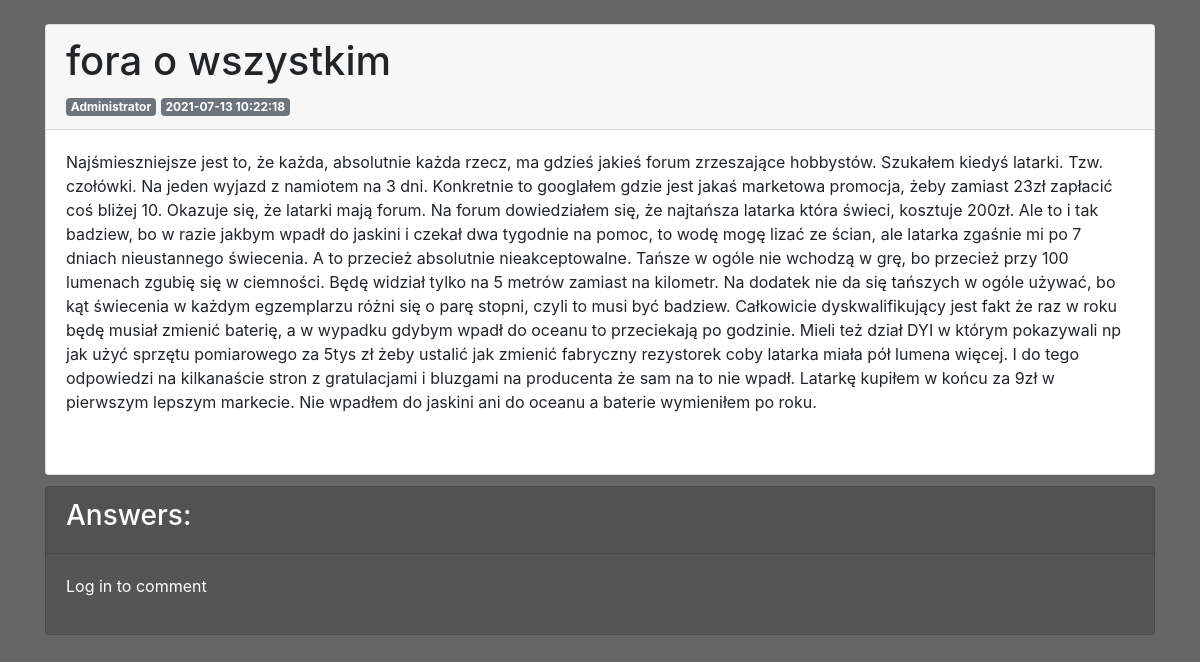
/post/1, run on an earlier commit of the app's database.
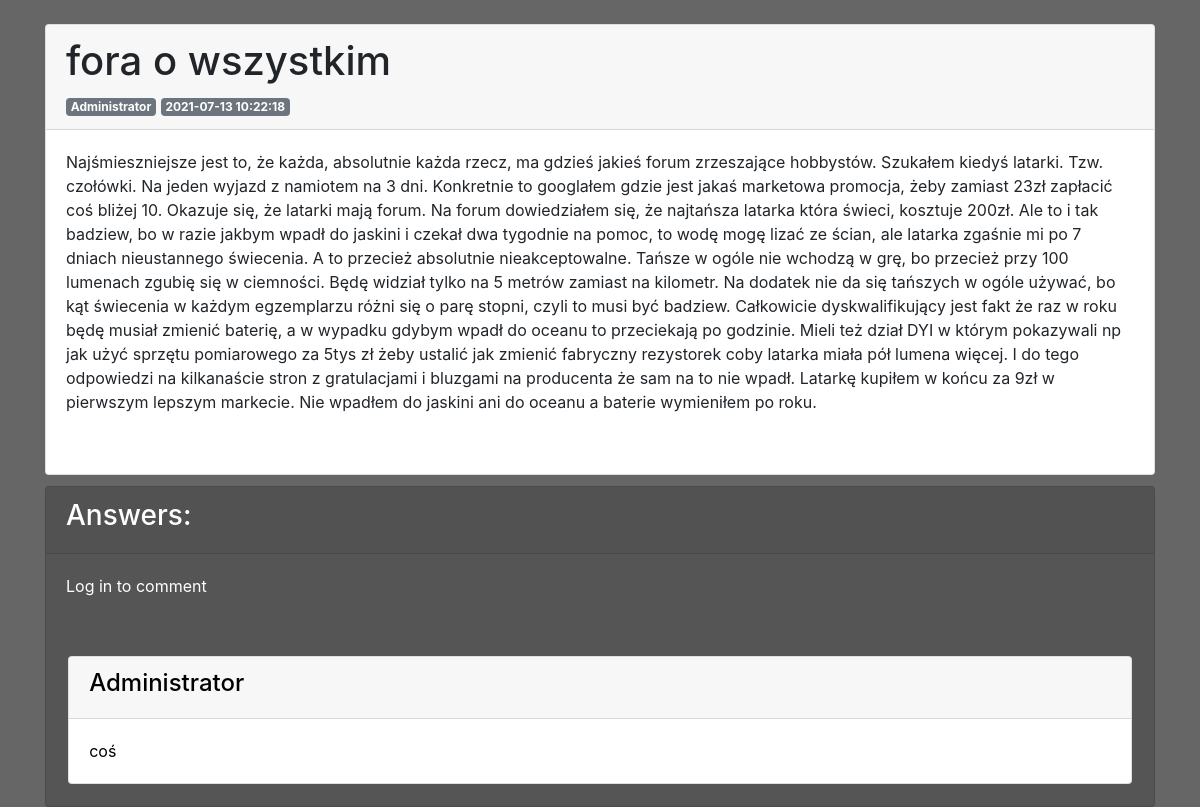
And on a later commit of the database.
### app.py (models this page shows, shortened)
class Post(Base):
     __tablename__="posty"
     id=Column(Integer, primary_key=True)
     tytul = Column(String)
     tresc = Column(String)
     autorid=Column(Integer, ForeignKey(Urzyszkodnik.id))
     dzialid=Column(Integer, ForeignKey(Dzial.id))
     create_date=Column(DateTime(timezone=False), server_default=func.now())

class Urzyszkodnik(Base):
     __tablename__='urzyszkodniki'
     id = Column(Integer, primary_key=True)
     name = Column(String, unique=True)
     password = Column(String, nullable=False)
     rola = Column(Integer, nullable=False, default=0)

class Comment(Base):
     __tablename__="comments"
     id = Column(Integer, primary_key=True)
     postid = Column(Integer)
     autorid= Column(Integer, ForeignKey(Urzyszkodnik.id))
     comment = Column(String)

### app.py (the view)
@app.route("/post/<postid>", methods=["POST", "GET"])
def post(postid):
     if request.method == "GET":
          autors.clear()
          postt=session.query(Post).filter(Post.id == postid).first()
          try:
               autor=session.query(Urzyszkodnik).filter(Urzyszkodnik.id==postt.autorid).first().name
          except:
               autor="Autor nie dostępny/usunięty"
          try:
               flasksession["user_id"]
               zalogowany=True
          except:
               zalogowany=False
          komentarze=session.query(Comment).filter(Comment.postid == postid).all()
          postmanagment = sprawdzenierangi("postmanagment")
          for i in komentarze:
               autors.append(session.query(Urzyszkodnik).filter(Urzyszkodnik.id == i.autorid).first().name)
          return(render_template("artykul.html",
               autors=autors,
               ilosckomentarzy=len(komentarze),
               postmanagment=postmanagment,
               post=postt,
               zalogowany=zalogowany,
               dzial="",
               autor=autor,
               komentarze=komentarze
          ))
     elif request.method == "POST":
          autorid = flasksession["user_id"]
          komentarz = request.form["komentarz"]
          session.add(Comment(postid, autorid, komentarz))
          session.commit()
          return redirect(request.url)

### app.py (called while the page is built)
def sprawdzenierangi(uprawnienie):
     permited=False
     try:
          rola=session.query(Urzyszkodnik).filter(Urzyszkodnik.id == flasksession["user_id"]).first().rola
          permited=getattr(session.query(Ranga).filter(Ranga.id == rola).first(), str(uprawnienie))
     except:
          None
     if not permited == True:
          permited == False
     return(permited)

### templates/artykul.html (shortened to what this page needs)
<!doctype html>
<html>
  <head>
        <link rel="stylesheet" href="https://cdn.jsdelivr.net/npm/bootstrap@4.6.0/dist/css/bootstrap.min.css">
    <link href="{{ url_for('static', filename='style.css') }}" rel="stylesheet">
  </head>
  </head>
  <body>
    <div class="container">
      <div class="row">
        <div class="col-12">
      <div class="card">
        <div class="card-header">
          <h1>{{post.tytul}}</h1>
          <div class="badge badge-secondary">{{autor}}</div>
          <div class="badge badge-secondary">{{post.create_date}}</div>
        </div>
        <div class="card-body">
          <p style="white-space: pre-line">{{post.tresc}}</p>
          <br>
            </div>
          </div>
          </div>
          <div class="col-12">
          <div class="card" style="color:white ; margin-top: 1%; background-color: #555;">
            <div class="card-header" style="color:white ;"><h3>Answers:</h3></div>
            <div class="card-body">
              {% if zalogowany %}
                <p>
              <button class="btn btn-primary" type="button" data-toggle="collapse" data-target="#collapseExample" aria-expanded="false" aria-controls="collapseExample">
                dodaj komentarz
              </button>
            </p>
            <div class="collapse" id="collapseExample" style="margin: 1%">
              <div class="card card-body">
            <form method="POST">
              <textarea name="komentarz" class="w-100"></textarea>
              <button action="submit" class="btn-primary btn">
                dodaj
              </button>
            </form>
              </div>
              {% else %}
              <p>Log in to comment</p>
              {% endif %}
            </div>
              {% for i in range(ilosckomentarzy) %}
              <div class="card" style="margin: 2%; color:black ;">
                <div class="card-header">
                  <h4>{{autors[i]}}</h4>
                </div>
                <div class="card-body">
                  {{komentarze[i].comment}}
                </div>
              </div>
            {% endfor %}
            </div>
          </div>
        </div>
      </div>
  </body>
</html>

### static/style.css (style rules this page uses)
.container { margin-top: 2%; }
.row { margin-top: 1%; }
body { background-color: #666; }

What changed in the data, as far as the page shows it:
added Comment: comment "coś"
Also different on the page:
new list line: "Administrator"
